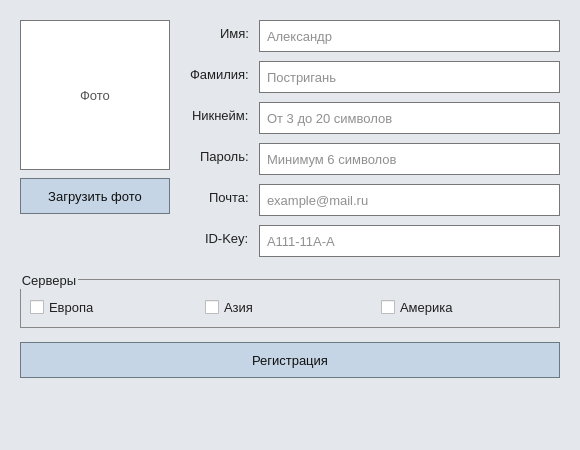
<?xml version="1.0" encoding="UTF-8"?>
<ui version="4.0">
 <class>MainWindow</class>

 <widget class="QMainWindow" name="MainWindow">
  <property name="geometry">
   <rect>
    <x>0</x>
    <y>0</y>
    <width>580</width>
    <height>450</height>
   </rect>
  </property>

  <property name="minimumSize">
   <size>
    <width>580</width>
    <height>450</height>
   </size>
  </property>

  <property name="windowTitle">
   <string>Регистрация</string>
  </property>

  <property name="styleSheet">
   <string notr="true">
QWidget#centralwidget {
    background-color: #e4e7eb;
}

QLabel {
    color: #202020;
    font-size: 13px;
}

QLineEdit {
    min-height: 28px;
    color: #202020;
    background-color: #ffffff;
    border: 1px solid #777777;
    padding: 1px 5px;
    font-size: 13px;
}

QLineEdit:focus {
    border: 1px solid #245b91;
}

QPushButton {
    min-height: 28px;
    color: #101010;
    background-color: #c5d5e5;
    border: 1px solid #6c7884;
    padding: 3px 9px;
    font-size: 13px;
}

QPushButton:hover {
    background-color: #b5c9dc;
}

QPushButton:pressed {
    background-color: #9fb8cf;
}

QGroupBox {
    color: #202020;
    border: 1px solid #888888;
    margin-top: 8px;
    padding-top: 8px;
    font-size: 13px;
}

QCheckBox {
    color: #202020;
    font-size: 13px;
}
   </string>
  </property>

  <widget class="QWidget" name="centralwidget">
   <layout class="QVBoxLayout" name="mainLayout">

    <property name="leftMargin">
     <number>20</number>
    </property>

    <property name="topMargin">
     <number>20</number>
    </property>

    <property name="rightMargin">
     <number>20</number>
    </property>

    <property name="bottomMargin">
     <number>20</number>
    </property>

    <property name="spacing">
     <number>14</number>
    </property>

    <item>
     <layout class="QHBoxLayout" name="contentLayout">

      <property name="spacing">
       <number>20</number>
      </property>

      <item>
       <layout class="QVBoxLayout" name="photoLayout">

        <property name="spacing">
         <number>8</number>
        </property>

        <item>
         <widget class="QLabel" name="photoLabel">
          <property name="minimumSize">
           <size>
            <width>150</width>
            <height>150</height>
           </size>
          </property>

          <property name="maximumSize">
           <size>
            <width>150</width>
            <height>150</height>
           </size>
          </property>

          <property name="styleSheet">
           <string notr="true">
background-color: #ffffff;
border: 1px solid #777777;
color: #555555;
           </string>
          </property>

          <property name="text">
           <string>Фото</string>
          </property>

          <property name="alignment">
           <set>Qt::AlignCenter</set>
          </property>

          <property name="scaledContents">
           <bool>false</bool>
          </property>
         </widget>
        </item>

        <item>
         <widget class="QPushButton" name="loadPhotoButton">
          <property name="text">
           <string>Загрузить фото</string>
          </property>
         </widget>
        </item>

        <item>
         <spacer name="photoSpacer">
          <property name="orientation">
           <enum>Qt::Vertical</enum>
          </property>

          <property name="sizeHint" stdset="0">
           <size>
            <width>20</width>
            <height>40</height>
           </size>
          </property>
         </spacer>
        </item>

       </layout>
      </item>

      <item>
       <layout class="QFormLayout" name="formLayout">

        <property name="horizontalSpacing">
         <number>10</number>
        </property>

        <property name="verticalSpacing">
         <number>9</number>
        </property>

        <property name="labelAlignment">
         <set>Qt::AlignRight|Qt::AlignTrailing|Qt::AlignVCenter</set>
        </property>

        <item row="0" column="0">
         <widget class="QLabel" name="nameLabel">
          <property name="text">
           <string>Имя:</string>
          </property>
         </widget>
        </item>

        <item row="0" column="1">
         <widget class="QLineEdit" name="nameEdit">
          <property name="placeholderText">
           <string>Александр</string>
          </property>
         </widget>
        </item>

        <item row="1" column="0">
         <widget class="QLabel" name="surnameLabel">
          <property name="text">
           <string>Фамилия:</string>
          </property>
         </widget>
        </item>

        <item row="1" column="1">
         <widget class="QLineEdit" name="surnameEdit">
          <property name="placeholderText">
           <string>Постригань</string>
          </property>
         </widget>
        </item>

        <item row="2" column="0">
         <widget class="QLabel" name="nicknameLabel">
          <property name="text">
           <string>Никнейм:</string>
          </property>
         </widget>
        </item>

        <item row="2" column="1">
         <widget class="QLineEdit" name="nicknameEdit">
          <property name="placeholderText">
           <string>От 3 до 20 символов</string>
          </property>
         </widget>
        </item>

        <item row="3" column="0">
         <widget class="QLabel" name="passwordLabel">
          <property name="text">
           <string>Пароль:</string>
          </property>
         </widget>
        </item>

        <item row="3" column="1">
         <widget class="QLineEdit" name="passwordEdit">
          <property name="echoMode">
           <enum>QLineEdit::Password</enum>
          </property>

          <property name="placeholderText">
           <string>Минимум 6 символов</string>
          </property>
         </widget>
        </item>

        <item row="4" column="0">
         <widget class="QLabel" name="emailLabel">
          <property name="text">
           <string>Почта:</string>
          </property>
         </widget>
        </item>

        <item row="4" column="1">
         <widget class="QLineEdit" name="emailEdit">
          <property name="placeholderText">
           <string>example@mail.ru</string>
          </property>
         </widget>
        </item>

        <item row="5" column="0">
         <widget class="QLabel" name="idKeyLabel">
          <property name="text">
           <string>ID-Key:</string>
          </property>
         </widget>
        </item>

        <item row="5" column="1">
         <widget class="QLineEdit" name="idKeyEdit">
          <property name="placeholderText">
           <string>А111-11А-А</string>
          </property>
         </widget>
        </item>

       </layout>
      </item>

     </layout>
    </item>

    <item>
     <widget class="QGroupBox" name="serversGroup">
      <property name="title">
       <string>Серверы</string>
      </property>

      <layout class="QHBoxLayout" name="serversLayout">

       <item>
        <widget class="QCheckBox" name="europeCheckBox">
         <property name="text">
          <string>Европа</string>
         </property>
        </widget>
       </item>

       <item>
        <widget class="QCheckBox" name="asiaCheckBox">
         <property name="text">
          <string>Азия</string>
         </property>
        </widget>
       </item>

       <item>
        <widget class="QCheckBox" name="americaCheckBox">
         <property name="text">
          <string>Америка</string>
         </property>
        </widget>
       </item>

      </layout>
     </widget>
    </item>

    <item>
     <widget class="QPushButton" name="registerButton">
      <property name="minimumSize">
       <size>
        <width>0</width>
        <height>36</height>
       </size>
      </property>

      <property name="text">
       <string>Регистрация</string>
      </property>
     </widget>
    </item>

    <item>
     <widget class="QLabel" name="statusLabel">
      <property name="styleSheet">
       <string notr="true">
color: #8b2020;
font-size: 13px;
       </string>
      </property>

      <property name="text">
       <string/>
      </property>

      <property name="alignment">
       <set>Qt::AlignCenter</set>
      </property>

      <property name="wordWrap">
       <bool>true</bool>
      </property>
     </widget>
    </item>

    <item>
     <spacer name="bottomSpacer">
      <property name="orientation">
       <enum>Qt::Vertical</enum>
      </property>

      <property name="sizeHint" stdset="0">
       <size>
        <width>20</width>
        <height>20</height>
       </size>
      </property>
     </spacer>
    </item>

   </layout>
  </widget>
 </widget>

 <resources/>
 <connections/>
</ui>
